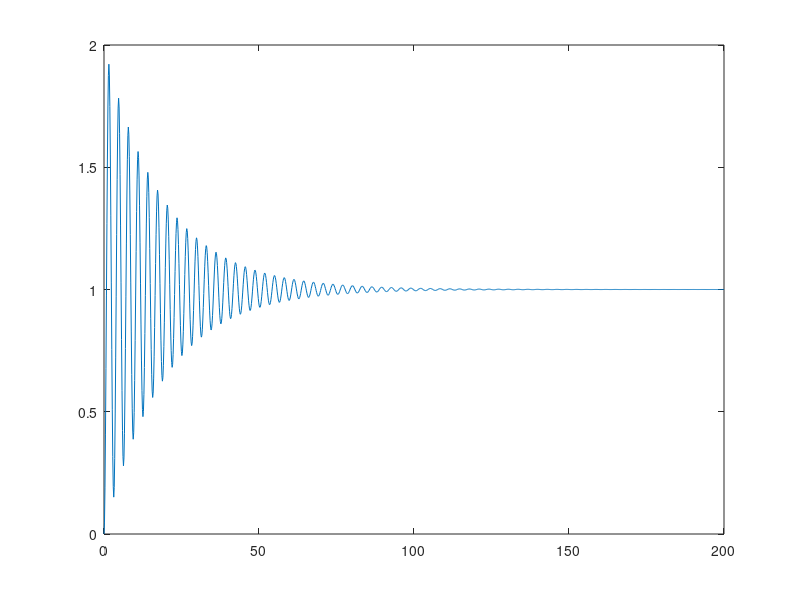

MATLAB code for this plot: (Note: this script raises an error after producing the figure.)
one = tf([1],[1 .104 1]);
[y1,t1] = step(one);
plot(t1,y1)
%%
two = tf([2],[1 .104 2]);
[y2,t2] = step(two);
plot(t2,y2)
%%
three = tf([4],[1 .104 4]);
[y3,t3] = step(three);
plot(t3,y3)
%%
StepResponseMetrics(y1,t1,1,1)
%%
StepResponseMetrics(y2,t2,1,1)
%%
StepResponseMetrics(y3,t3,1,1)

%%
%3.33

t_r = 1.5;
w_n = 1.789/t_r;
T = t_r/1.6;
z = .89;

trans = tf([T/w_n/w_n w_n*w_n],[1 2*z*w_n w_n*w_n]);
[y,t] = step(trans);
plot(t,y);
hold on
